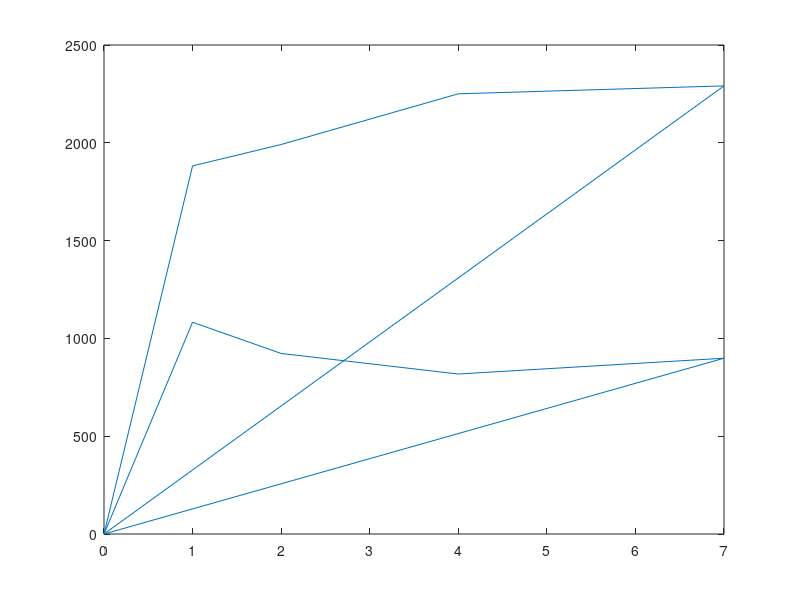

Write MATLAB code to recreate this figure.
clc
clear
Array=csvread('result.csv');
VCPU = Array(:,1);
ReqPerSec = Array(:,2);

figure
plot(VCPU,ReqPerSec)
saveas(gcf,'ab_perf.jpg')

